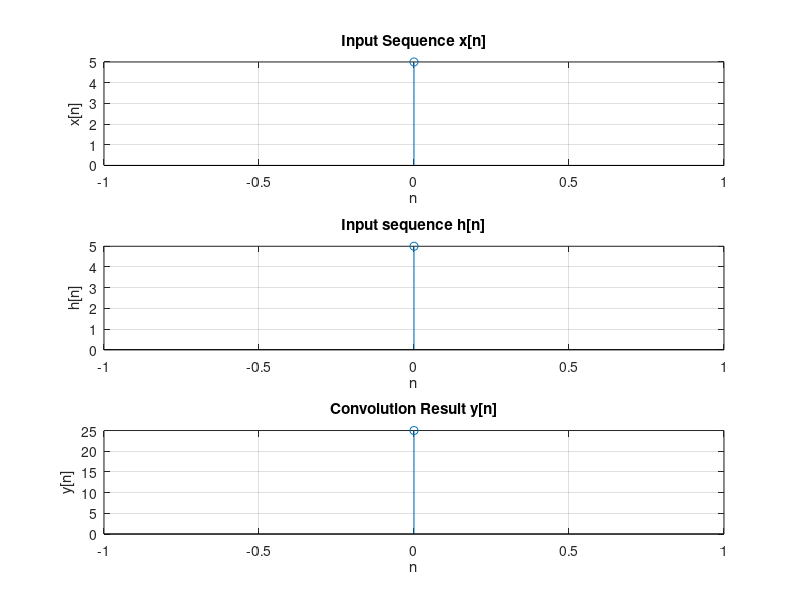

The MATLAB script that drew this image:
%Circular convolution using linear convolution
clc;
close all;
clear;
x=input("Enter Sequence 1:");
h=input("Enter Sequence 2:");
y=conv(x,h);
n=max(length(x),length(h));
z=y(1:n);
a=y(n+1:length(y));
disp(z);
disp(a);
a_new=[a zeros(1,n-length(a))];
disp(a_new);
y=z+a_new;
disp("Circular convolution product y:")
disp(y);
% Plotting the input sequences and the convolution result
% Create a figure window
figure;
% Plot the first sequence x
subplot(3, 1, 1);
stem(0:length(x)-1, x);
title('Input Sequence x[n]');
xlabel('n');
ylabel('x[n]');
grid on;
% Plot the second sequence h
subplot(3, 1, 2);
stem(0:length(h)-1, h);
title('Input sequence h[n]');
xlabel('n');
ylabel('h[n]');
grid on;
% Plot the convolution result y
subplot(3, 1, 3);
stem(0:n-1, y);
title('Convolution Result y[n]');
xlabel('n');
ylabel('y[n]');
grid on;